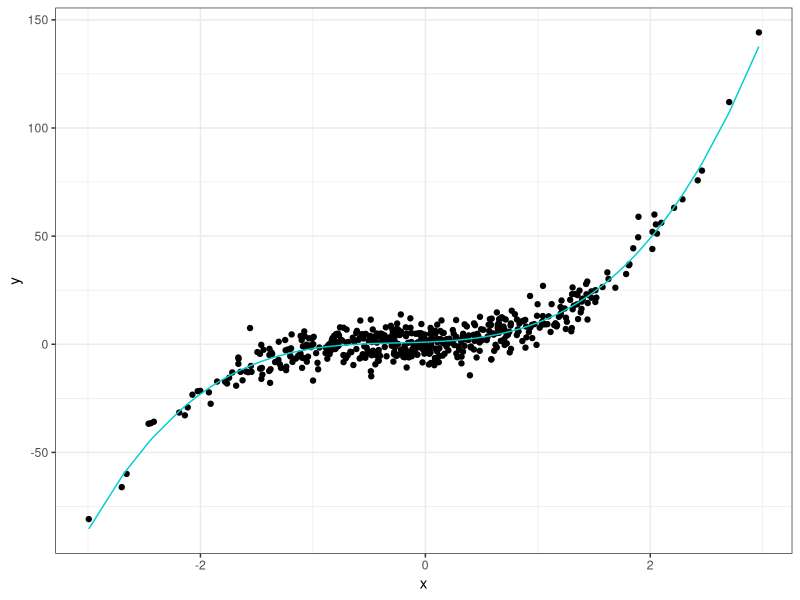
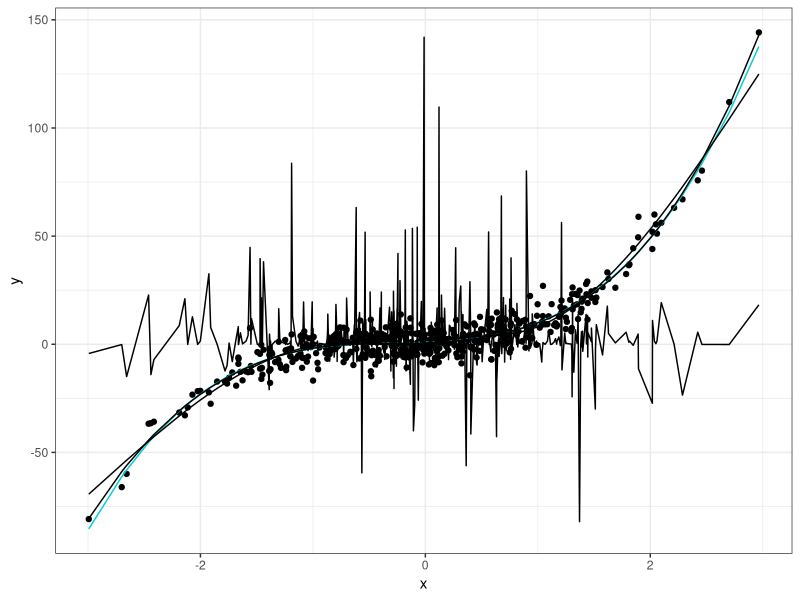
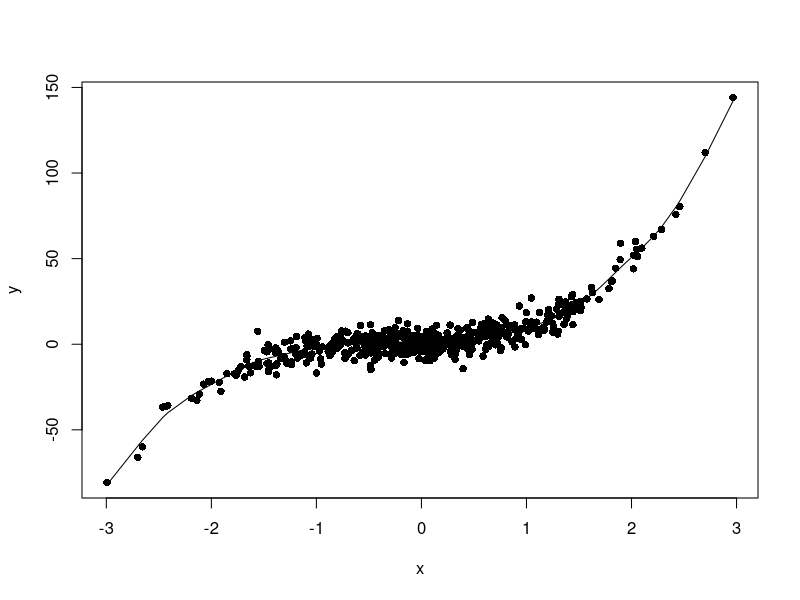
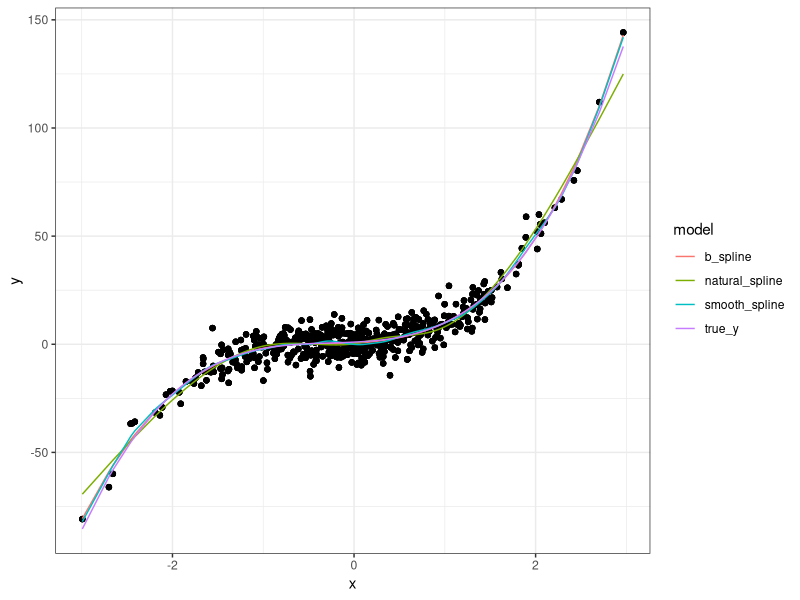

Recreate these plots in R, in order.

# this is a simple example to get a visual comparison spline methods
# here we look at 'regular', natural, and smoothing splines
# for a discussion see https://asbates.rbind.io as this is really
#  just some prep for a blog post

library(tidyverse)
library(splines)

theme_set(theme_bw())
turq <- "#00CED1"

# generate some data
set.seed(42)
x <- rnorm(500)
y <- 1 + 2*x + 3*x^2 + 4*x^3 + rnorm(500, sd = 5)
true_y <- 1 + 2*x + 3*x^2 + 4*x^3
df <- tibble(x, y, true_y)


ggplot(df, aes(x, y)) +
  geom_point() +
  geom_line(aes(x, true_y), color = turq)


# fit 3 types of splines
b_spline <- lm(y ~ bs(x, df = 6), data = df)
natural_spline <- lm(y ~ ns(x, df = 6), data = df)
smooth_spline <- smooth.spline(df$x, df$y, cv = TRUE)


ggplot(df, aes(x, y)) +
  geom_point() +
  geom_line(aes(x, true_y), color = turq) +
  geom_line(aes(x, b_spline$fitted.values)) +
  geom_line(aes(x, natural_spline$fitted.values)) +
  geom_line(aes(x, smooth_spline$y))


plot(x, y, pch = 16)
lines(smooth_spline)



# append to original data frame
model_df <- df %>% 
  bind_cols(b_spline = b_spline$fitted.values,
            natural_spline = natural_spline$fitted.values,
            smooth_spline = fitted.values(smooth_spline)) %>% 
  gather(true_y, b_spline, natural_spline, smooth_spline, 
         key = "model", value = "fit")

model_df

ggplot(model_df, aes(x, y)) +
  geom_point() +
  geom_line(aes(x, fit, color = model))

